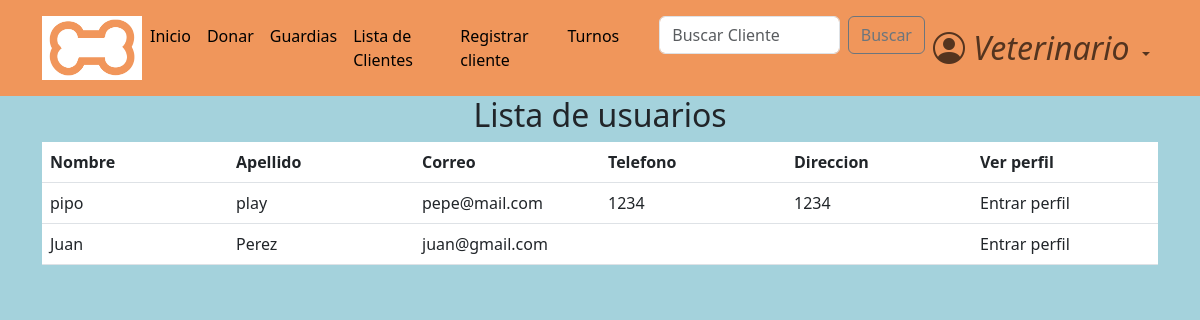
The app's page /accounts/list_users/ (signed in) with its own data.
### accounts/models.py (models this page shows, shortened)
class CustomUser(AbstractBaseUser, PermissionsMixin):
    email = models.EmailField(
        verbose_name="email",
        unique=True,
        max_length=40,
        error_messages={"unique":'El mail ya se encuentra registrado. Por favor ingrese otro.'}
    )
    name = models.CharField(
        max_length=30
    )
    surname = models.CharField(
        max_length=30,
        blank=True,
        null=True
    )
    address = models.CharField(
        max_length=30,
        blank=True,
        null=True
    )
    telephone = models.SlugField(
        max_length=15,
        blank=True,
        null=True,
    )
    is_active = models.BooleanField(
        default=True,
    )
    is_staff = models.BooleanField(
        default=False,
    )
    is_admin = models.BooleanField(
        default=False,
    )
    last_login = models.DateTimeField(
        verbose_name="last login",
        default=datetime.datetime.now,
    )
    is_veterinario = models.BooleanField(
        default=False,
    )
    has_discount = models.BooleanField(
        default=False,
    )
    USERNAME_FIELD = "email"    #variable por la cual se ingresa, dice username pero seria como 'campo que representa el inicio de sesion'
    REQUIRED_FIELDS = ['name',]    #no permite registros si no tiene estos campos completos
    objects = CustomUserManager()

### accounts/views.py (the view)
# urls.py: path('list_users/', views.list_users, name='list_users'),
@login_required
def list_users(request):
    if not request.user.is_authenticated:
        return redirect('login')
    if not request.user.is_veterinario:
        return redirect('home')
    users = CustomUser.objects.filter(is_veterinario=False, is_admin=False)
    return render(request, 'list_users.html', {'users': users})

### accounts/templates/list_users.html (shortened to what this page needs)
{% extends 'base.html' %}
{% block content %}
<main>
    <div class="container">
        <div class="row">
            <div class="col-md-12">
                <h2 class="text-center">Lista de usuarios</h2>
                <table class="table table-hover">
                    {% if users.exists %}
                    <thead>
                        <tr>
                            <th>Nombre</th>
                            <th>Apellido</th>
                            <th>Correo</th>
                            <th>Telefono</th>
                            <th>Direccion</th>
                            <th>Ver perfil</th>
                        </tr>
                    </thead>
                    <tbody>
                        {% for user in users %}
                            <tr>
                                <td>{{ user.name }}</td>
                                <td>{{ user.surname }}</td>
                                <td>{{ user.email }}</td>
                                <td>{{ user.telephone }}</td>
                                <td>{{ user.address}}</td>
                                <td>
                                            <a class="dropdown-item" href="{% url 'profile' user.id %}">Entrar perfil</a>
                                </td>
                            </tr>
                        {% endfor %}
                    </tbody>
                    {% else %}
                    <p style="text-align:center;">
                        No hay usuarios
                    </p>
                    {% endif %}
                </table>
            </div>
        </div>
    </div>
</main>
{% endblock content %}

### pages/static/css/styles.css (style rules this page uses)
html { box-sizing: border-box; font-size: 16px; scroll-behavior: smooth; }
body { margin: 0; padding: 0; overflow-x: hidden; background-color: #a4d2dc; }
a { text-decoration: none; }

### accounts/templates/list_users.html (style rules this page uses)
table { border-collapse: collapse; table-layout: fixed; width: 310px; }
table td { width: 110px; word-wrap: break-word; }

### records on screen
CustomUser: name "pipo", surname "play", email "pepe@mail.com", telephone "1234", address "1234"
CustomUser: name "Juan", surname "Perez", email "juan@gmail.com"
